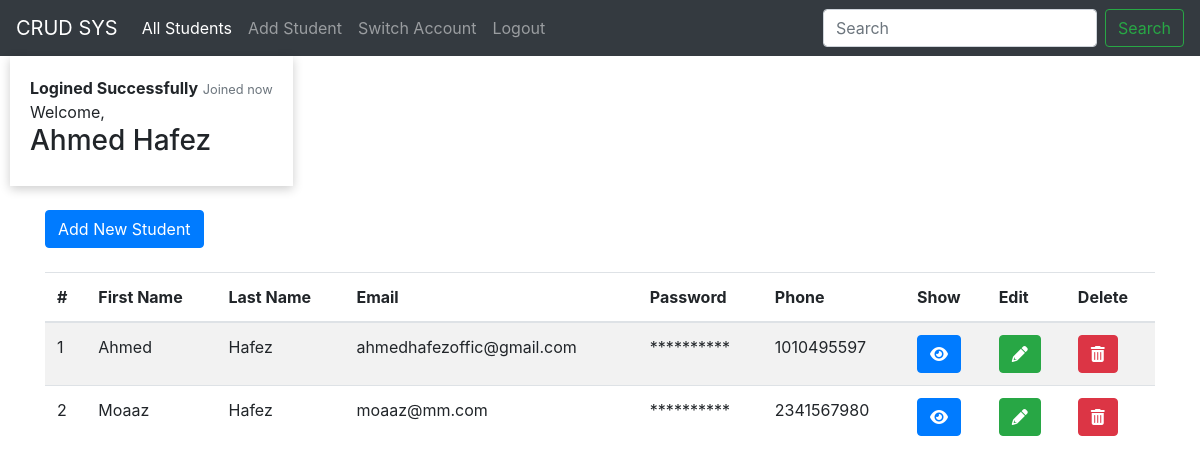
The app's page /list.php (signed in) with its own data.
### tables this page shows
CREATE TABLE `students` (
  `id` int(11) NOT NULL,
  `fname` varchar(255) NOT NULL,
  `lname` varchar(255) NOT NULL,
  `email` varchar(255) NOT NULL,
  `password` varchar(255) NOT NULL,
  `phone` varchar(255) NOT NULL
);

### db.php (called while the page is built, shortened)
<?php
class DB
{
    private $host = "localhost";
    private $dbname = "phpcrudpdo";
    private $user = "root";
    private $password = "";
    private $dbtype = "mysql";
    private $connection;
    public function __construct()
    {
        try {
            $this->connection = new pdo(
                "$this->dbtype:
                    host=$this->host;
                    dbname=$this->dbname",
                $this->user,
                $this->password
            );
            $this->connection->setAttribute(PDO::ATTR_ERRMODE, PDO::ERRMODE_EXCEPTION);
        } catch (PDOException $e) {
            echo " Fail " . $e->getMessage();
        }
    }
    function getAllRows($table, $data, $condition = '')
    {
        $sql = "SELECT $data from $table $condition";
        $query = $this->connection->prepare($sql);
        return $query;
    }
}

### list.php (the view, shortened to what this page needs)
<?php
require_once("db.php");
$connection = new DB();
?>
<!DOCTYPE html>
<html lang="en">
<head>
    <link rel="stylesheet" href="https://cdnjs.cloudflare.com/ajax/libs/font-awesome/6.0.0-beta3/css/all.min.css"
 />
    <link rel="stylesheet" href="https://maxcdn.bootstrapcdn.com/bootstrap/4.0.0/css/bootstrap.min.css"
>
</head>
<body>
    <nav class="navbar navbar-expand-lg navbar-dark bg-dark">
        <a class="navbar-brand" href="#">CRUD SYS</a>
        <div class="collapse navbar-collapse" id="navbarSupportedContent">
            <ul class="navbar-nav mr-auto">
                <li class="nav-item active">
                    <a class="nav-link" href="list.php">All Students</a>
                </li>
                <li class="nav-item">
                    <a class="nav-link" href="addStudent.php">Add Student</a>
                </li>
                <li class="nav-item">
                    <a class="nav-link" href="login.php">Switch Account</a>
                </li>
                <li class="nav-item">
                    <a class="nav-link" href="studentController.php<?php echo "?logout" ?>">Logout</a>
                </li>
            </ul>
            <form class="form-inline my-2 my-lg-0">
                <input class="form-control mr-sm-2" type="search" placeholder="Search" aria-label="Search">
                <button class="btn btn-outline-success my-2 my-sm-0" type="submit">Search</button>
            </form>
        </div>
    </nav>
    <div class="toast" role="alert" aria-live="assertive" aria-atomic="true">
        <div class="toast-header">
            <strong class="mr-auto">Logined Successfully</strong>
            <small class="text-muted">
                Joined now
            </small>
        </div>
        <div class="toast-body">
            Welcome, <h3> <?php
                            if (isset($_SESSION["Name"])) {
                                echo  $_SESSION["Name"];
                            } else {
                                header("location:login.php");
                            }
                            ?>
            </h3>
        </div>
    </div>
    <div class="container">
        <div class="row">
            <div class="col-md-12">
                <br>
                <a href="addStudent.php"><button class="btn btn-primary"> Add New Student</button></a>
                <br><br>
                <div class="table-responsive">
                    <table id="mytable" class="table table-bordred table-striped">
                        <thead>
                            <th>#</th>
                            <th>First Name</th>
                            <th>Last Name</th>
                            <th>Email</th>
                            <th>Password</th>
                            <th>Phone</th>
                            <th>Show</th>
                            <th>Edit</th>
                            <th>Delete</th>
                        </thead>
                        <tbody>
                            <?php
                            $query = $connection->getAllRows('students', '*');
                            $query->execute();
                            $results = $query->fetchAll(PDO::FETCH_OBJ);
                            if ($query->rowCount() > 0) {
                                foreach ($results as $result) {
                            ?>
                            <tr>
                                <td><?php echo htmlentities($result->id); ?></td>
                                <td><?php echo htmlentities($result->fname); ?></td>
                                <td><?php echo htmlentities($result->lname); ?></td>
                                <td><?php echo htmlentities($result->email); ?></td>
                                <td><?php echo  preg_replace("|.|", "*", htmlentities($result->password)); ?></td>
                                <td><?php echo htmlentities($result->phone); ?></td>
                                <td><a href="studentController.php?show=<?php echo htmlentities($result->id); ?>">
                                        <button class="btn btn-primary btn-xs">
                                            <span class="fas fa-eye"></span>
                                        </button>
                                    </a>
                                </td>
                                <td>
                                    <a href="studentController.php?update=<?php echo htmlentities($result->id); ?>">
                                        <button class="btn btn-success btn-xs">
                                            <span class="fas fa-pencil-alt"></span>
                                        </button>
                                    </a>
                                </td>
                                <td>
                                    <a href="studentController.php?del=<?php echo htmlentities($result->id); ?>">
                                        <button class="btn btn-danger btn-xs"
                                            onClick="return confirm('Do you really want to delete');">
                                            <span class="fas fa-trash-alt"></span>
                                        </button>
                                    </a>
                                </td>
                            </tr>
                            <?php
                                }
                            }
                            ?>
                        </tbody>
                    </table>
                </div>
            </div>
        </div>
    </div>
</body>
</html>

### list.php (style rules this page uses)
.toast { width: fit-content; padding: 20px; box-shadow: 0 3px 10px rgb(0 0 0 / 20%); position: sticky; left: 10px; }

### records on screen
students: id "1", fname "Ahmed", lname "Hafez", email "ahmedhafezoffic@gmail.com", password "**********", phone "1010495597"
students: id "2", fname "Moaaz", lname "Hafez", email "moaaz@mm.com", password "**********", phone "2341567980"

### other values on screen
$_SESSION["Name"] "Ahmed Hafez"
